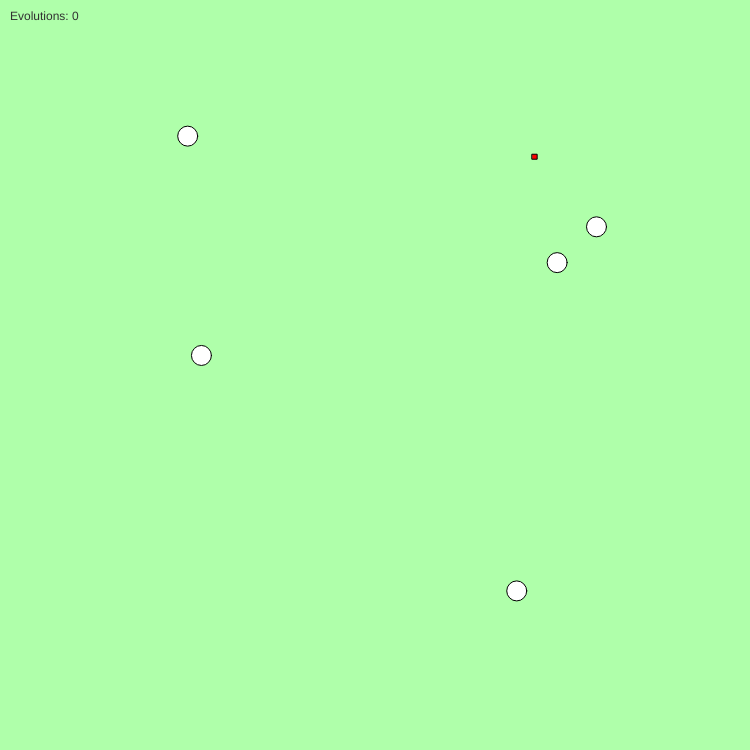
Frame 1 (no input)
Frame 60 (no input): identical to frame 1, image omitted
Frame 120 (the mouse pressed at the canvas centre since frame 60): identical to frame 1, image omitted

The p5.js sketch that drew this single still picture (run headless with seeded random() and noise() and a simulated clock; from frame 60 on, the mouse is pressed at the canvas centre):

// p5.js sketch
// ── sketch.js
var searchX;
var searchY;

var dots = new Array(5);
var nextPositions = new Array(5, 2);
var nextX = new Array(5);
var nextY = new Array(5);

var mutationVal = 50;
var inpMutationAmnt;
var smartMutations = true;

rnd = 0;

const size = 5;

class dot {
  constructor() {
    this.x = 0;
    this.y = 0;
    this.radius = 10;
    this.distance = 0;
  }
  draw() {
    fill(255);
    ellipse(this.x, this.y, this.radius, this.radius);
  }
  setLoc(x, y) {
    this.x = x;
    this.y = y;
  }
  setX(x) {
    this.x = x;
  }
  setY(y) {
    this.y = y;
  }
  checkDist(x, y, xdist, ydist, isx, isy, tsearchX, tsearchY) {
    x = this.x;
    y = this.y;
    isx = false;
    isy = false;
    xdist = 0;
    ydist = 0;
    tsearchX = searchX + (size / 2);
    tsearchY = searchY + (size / 2);

    if ((x >= searchX) && (x <= (searchX + size))) {
      isx = true;
    }
    if ((y >= searchY) && (y <= (searchY + size))) {
      isy = true;
    }

    if (isy && isx) {
      return true;

    } else if (isy) {
      if (x > searchX) {
        xdist = (x - (searchX + size))
      } else {
        xdist = (searchX - x)
      }
      this.distance = Math.round(xdist);
      return Math.round(xdist);

    } else if (isx) {
      if (y > searchY) {
        ydist = (y - (searchY + size))
      } else {
        ydist = (searchY - y)
      }
      this.distance = Math.round(ydist);
      return Math.round(ydist);

    } else {
      if (x > searchX) {
        xdist = (x - (searchX + size))
      } else {
        xdist = (searchX - x)
      }
      if (y > searchY) {
        ydist = (y - (searchY + size))
      } else {
        ydist = (searchY - y)
      }
      xdist = Math.round(xdist);
      ydist = Math.round(ydist);
      this.distance = Math.round(Math.hypot(xdist, ydist));
      return this.distance;
      //return Math.round(Math.hypot(xdist, ydist));
    }
  }
}

function setup() {
  createCanvas(750, 750);
  frameRate(60);
  ellipseMode(RADIUS);
  //rectMode(CENTER);

  searchX = random(0, height - size);
  searchY = random(0, height - size);

  button = createButton('Reset');
  button.mousePressed(reset);

  button2 = createButton('Evolve');
  button2.mousePressed(evolve);

  if (!smartMutations) {
    inpMutationAmnt = createInput("60", "integer");
    inpMutationAmnt.input(changeMutationAmnt);
  }

  populateDots();

}

function changeMutationAmnt() {
  mutationVal = parseInt(inpMutationAmnt.value());
  console.log(mutationVal);
}

function reset() {
  rnd = 0;
}

function sortNumber(a, b) {
  // change alphabetical sort to numerical sort
  return a - b;
}

// Button handler
function evolve() {
  populateDots();

  for (i = 0; i < 5; i++) {
    dots[i].checkDist();
  }


  // Sort dots array by distance
  dots.sort((a, b) => (a.distance > b.distance) ? 1 : -1)

  // log distances
  //for (i = 0; i < 5; i++) {
  //  console.log(dots[i].distance);
  //}

  // selection top 2 or 3
  d1 = dots[0].distance;
  d2 = dots[1].distance;
  d3 = dots[2].distance;

  // crossover
  // averaging x and y of d1 and d2
  avgx = (dots[0].x + dots[1].x + dots[2].x) / 3;
  avgy = (dots[0].y + dots[1].y + dots[2].y) / 3;

  //console.log("avgx: " + avgx + ", avgy: " + avgy);

  // mutation using random in range of -100 to 100, random function upper exclusive
  /*for (i = 0; i < 5; i++) {
    nextX[i] = (avgx + random(-mutationVal,mutationVal+1));
    nextY[i] = (avgy + random(-mutationVal,mutationVal+1));
  }*/

  // smart mutation using the average distance of the 3 top + 25%
  if (smartMutations) {
    smartMutationVal = (d1 + d2 + d3) / 3;
    smartMutationVal = smartMutationVal * 1.25;
    for (i = 0; i < 5; i++) {
      nextX[i] = (avgx + random(-smartMutationVal, smartMutationVal + 1));
      nextY[i] = (avgy + random(-smartMutationVal, smartMutationVal + 1));
    }
  } else {
    for (i = 0; i < 5; i++) {
      nextX[i] = (avgx + random(-mutationVal, mutationVal + 1));
      nextY[i] = (avgy + random(-mutationVal, mutationVal + 1));
    }
  }


  rnd++;
}

function setSearchArea() {
  fill(255, 0, 0);
  rect(searchX, searchY, size, size);
}

function populateDots() {
  if (rnd == 0) {
    // first round, random locations
    for (i = 0; i < 5; i++) {
      dots[i] = new dot();
      dots[i].setX(random(10, width - 10));
      dots[i].setY(random(10, height - 10));
    }
  } else {
    // after first round, calculate locations
    for (i = 0; i < 5; i++) {
      dots[i] = new dot();
      dots[i].setX(nextX[i]);
      dots[i].setY(nextY[i]);
    }
  }
}

function drawDots() {
  for (i = 0; i < 5; i++) {
    dots[i].draw();
  }
}


function checkDist(x, y) {
  isx = false;
  isy = false;
  xdist = 0;
  ydist = 0;
  tsearchX = searchX + (size / 2);
  tsearchY = searchY + (size / 2);
  if ((x >= tsearchX) && (x <= (tsearchX + size))) {
    isx = true;
  }
  if ((y >= tsearchY) && (y <= (tsearchY + size))) {
    isy = true;
  }

  if (isy && isx) {
    return true;
  } else if (isy) {
    if (x > tsearchX) {
      xdist = (x - (tsearchX + size))
    } else {
      xdist = (tsearchX - x)
    }
    return xdist;
  } else if (isx) {
    if (y > tsearchY) {
      ydist = (y - (tsearchY + size))
    } else {
      ydist = (tsearchY - y)
    }
    return ydist;
  } else {
    if (x > tsearchX) {
      xdist = (x - (tsearchX + size))
    } else {
      xdist = (tsearchX - x)
    }
    if (y > tsearchY) {
      ydist = (y - (tsearchY + size))
    } else {
      ydist = (tsearchY - y)
    }

    return Math.hypot(xdist, ydist);
  }
}

function draw() {
  background(175, 255, 170);
  setSearchArea();
  drawDots();
  //dot1.draw();

  roundDisplay = ("Evolutions: " + rnd)
  fill(50);
  text(roundDisplay, 10, 20); 
}


// fitness function is distance
// 5 random dots each evolution
// take averages of 3 best dots plus mutation
// allow to evolve until all dots are in/near the square

// ── style.css
/* style.css */

html, body {
  height: 100%;
}

body {
  margin: 0;
  background-color: #cccccc;
  display: flex;

  /* This centers our sketch horizontally. */
  justify-content: center;

  /* This centers our sketch vertically. */
  align-items: center;
}
